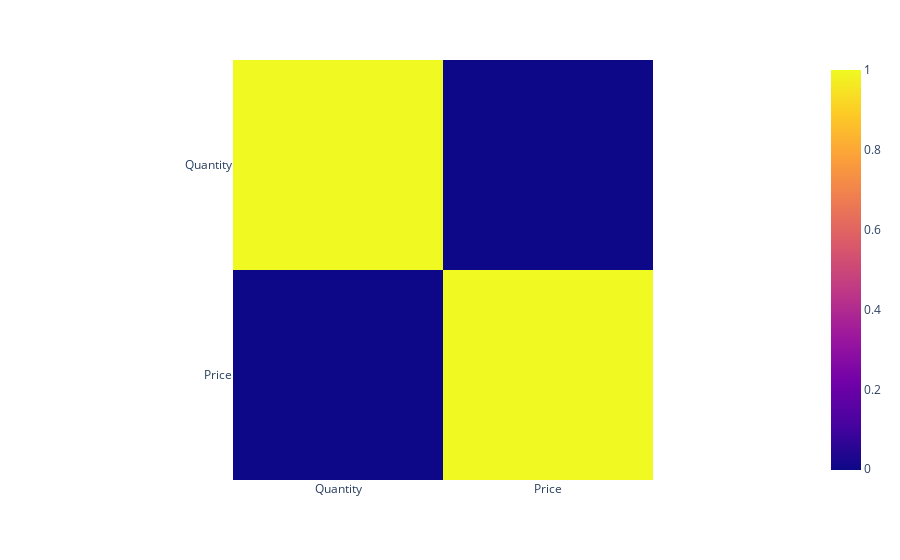

Notebook cell for this chart:
### Code cell
profile_df(df_retail)

### Figure 1 — Plotly figure (JSON) as saved in the notebook; plotly's stock layout.template omitted (floating-point values rounded to 4 significant figures)
{"data": [{"coloraxis": "coloraxis", "hovertemplate": "x: %{x}<br>y: %{y}<br>color: %{z}<extra></extra>", "name": "0", "type": "heatmap", "x": ["Quantity", "Price"], "xaxis": "x", "y": ["Quantity", "Price"], "yaxis": "y", "z": [[1, -0.001931], [-0.001931, 1]]}], "layout": {"coloraxis": {"colorscale": [[0, "#0d0887"], [0.1111, "#46039f"], [0.2222, "#7201a8"], [0.3333, "#9c179e"], [0.4444, "#bd3786"], [0.5556, "#d8576b"], [0.6667, "#ed7953"], [0.7778, "#fb9f3a"], [0.8889, "#fdca26"], [1, "#f0f921"]]}, "margin": {"t": 60}, "xaxis": {"anchor": "y", "constrain": "domain", "domain": [0, 1], "scaleanchor": "y"}, "yaxis": {"anchor": "x", "autorange": "reversed", "constrain": "domain", "domain": [0, 1]}}}
